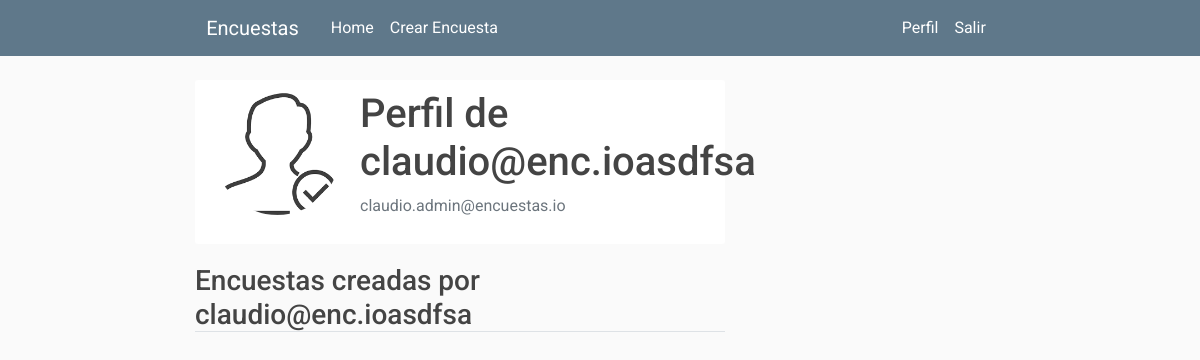
The app's page /profile (signed in), older data.
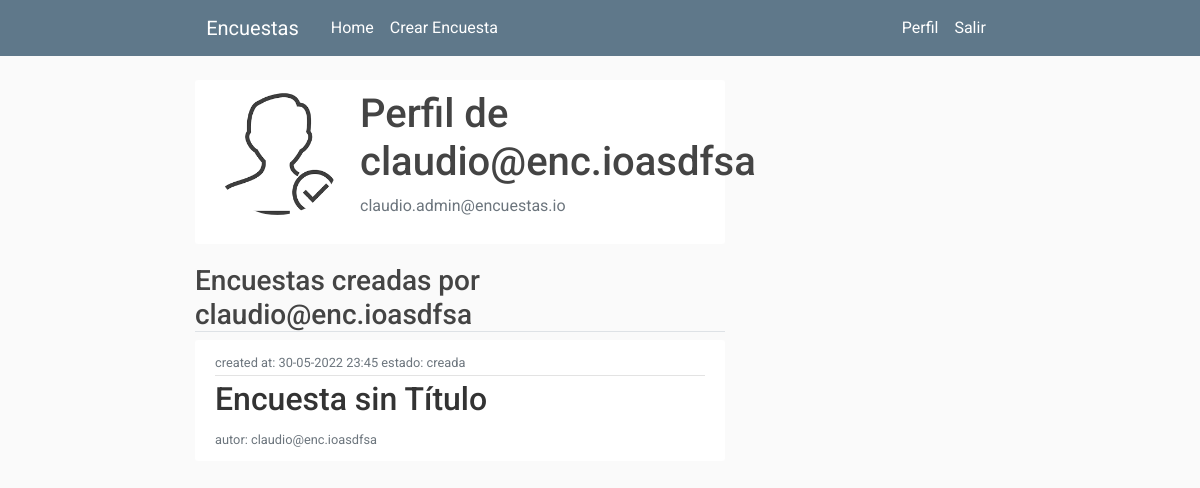
The same page, newer data.
### encuestas/models.py (models this page shows, shortened)
class User(db.Model,UserMixin):
    id = db.Column(db.Integer, primary_key=True)
    username = db.Column(db.String(20), unique=True, nullable=False)
    email = db.Column(db.String(120), unique=True, nullable=False)
    image_file = db.Column(db.String(20), nullable=False, default='default.jpg')
    password = db.Column(db.String(60), nullable=False)
    posts = db.relationship('Post', backref='author', lazy=True)

class Encuesta(db.Model):
    id = db.Column(db.Integer, primary_key = True)
    title = db.Column(db.String(100),nullable = False)
    description = db.Column(db.String(1000), nullable = False)
    image_file = db.Column(db.String(20), nullable=False, default='default.jpg')
    date_created = db.Column(db.DateTime, nullable = False, default = datetime.utcnow)
    date_posted = db.Column(db.DateTime, default = datetime.utcnow)
    user_id = db.Column(db.Integer, db.ForeignKey('user.id'),nullable = False)
    preguntas = db.relationship('Pregunta', backref = 'content', lazy = True)
    estado =  db.Column(db.String(100), default = "creada")

### encuestas/routes.py (the view)
@app.route("/profile")
@login_required
def profile():
    encuestas = Encuesta.query.filter_by(user_id = current_user.username)
    image_file = url_for('static', filename= 'profile_pics/' + current_user.image_file)
    return render_template('profile.html', title='Profile', image_file=image_file,  encuestas = encuestas)

### encuestas/models.py (called while the page is built)
@login_manager_.user_loader
def load_user(user_id):
    return User.query.get(int(user_id))

### encuestas/templates/profile.html
{% extends "layout.html" %}
{% block content %}
    <div class = "content-section">
        <div class = "media">
            <img class = "rounded-circle account-img" src = "{{image_file}}">
            <div class = "media-body">
                <h2 class = "account-heading">Perfil de {{current_user.username}}</h2>
                <p class = "text-secondary">{{current_user.email}}</p>
            </div>
        </div>
    </div>
    <h3 class="border-bottom mb-2">Encuestas creadas por {{current_user.username}}</h3>
    {% for encuesta in encuestas %}
    <article class="media content-section">
        <div class="media-body">
            <div class="article-metadata">
                <small class="text-muted">
                    created at: {{encuesta.date_created.strftime('%d-%m-%Y %H:%M')}}
                </small>
                <small class="text-muted">
                    estado: {{encuesta.estado}}
                </small>
            </div>
                <h2>
                    <a class="article-title"
                       href="{{ url_for('encuesta', encuesta_id=encuesta.id)}}">{{ encuesta.title }}</a>
                </h2>
                <small class="text-muted">
                    autor: {{encuesta.user_id}}
                </small>
            </div>
        </article>
        {% endfor %}
{% endblock content %}

### encuestas/templates/layout.html (shortened to what this page needs)
<!DOCTYPE html>
<html>
<head>
    <link rel="stylesheet" href="https://maxcdn.bootstrapcdn.com/bootstrap/4.0.0/css/bootstrap.min.css">
    <link rel="stylesheet" type="text/css" href="{{ url_for('static', filename='main.css') }}">
</head>
<body>
    <header class="site-header">
      <nav class="navbar navbar-expand-md navbar-dark bg-steel fixed-top">
        <div class="container">
          <a class="navbar-brand mr-4" href="/">Encuestas</a>
          <div class="collapse navbar-collapse" id="navbarToggle">
            <div class="navbar-nav mr-auto">
              <a class="nav-item text-white nav-link" href="{{ url_for('home') }}">Home</a>
              {% if current_user.is_authenticated %}
              <a class="nav-item text-white nav-link" href="{{ url_for('crear_encuesta')}}">Crear Encuesta</a>
              {% endif %}
            </div>
            <div class="navbar-nav">
              {% if current_user.is_authenticated %}
              <a class="nav-item text-white nav-link" href="{{ url_for('profile') }}">Perfil</a>
              <a class="nav-item text-white nav-link" href="{{ url_for('logout') }}">Salir</a>
              {% else %}
              <a class="nav-item text-white nav-link" href="{{ url_for('login') }}">Login</a>
              <a class="nav-item text-white nav-link" href="{{ url_for('register') }}">Registrate</a>
              {% endif %}
            </div>
          </div>
        </div>
      </nav>
    </header>
    <main role="main" class="container">
      <div class="row">
        <div id="content-section" class="col-md-8">
          {% block content %}{% endblock %}
        </div>
      </div>
    </main>
</body>
</html>

### encuestas/static/main.css (style rules this page uses)
body { font-family: "Roboto", sans-serif; font-weight: 400; background: #fafafa; color: #333; margin-top: 5rem; box-sizing: border-box; }
h1, h2, h3, h4, h5, h6 { color: #444444; }
.bg-steel { background-color: #5f788a; }
.site-header .navbar-nav .nav-link { color: #cbd5db; }
.container { max-width: 70%; }
.content-section { background: #ffffff; padding: 10px 20px; border-radius: 3px; margin-bottom: 20px; }
.article-title { color: #333; }
.article-metadata { padding-bottom: 1px; margin-bottom: 4px; border-bottom: 1px solid #e3e3e3; }
.account-img { height: 125px; width: 125px; margin-right: 20px; margin-bottom: 16px; }
.account-heading { font-size: 2.5rem; }

Row changes from the older to the newer data that the page shows:
added Encuesta: date_created "30-05-2022 23:45", estado "creada", title "Encuesta sin Título", user_id "claudio@enc.ioasdfsa"
